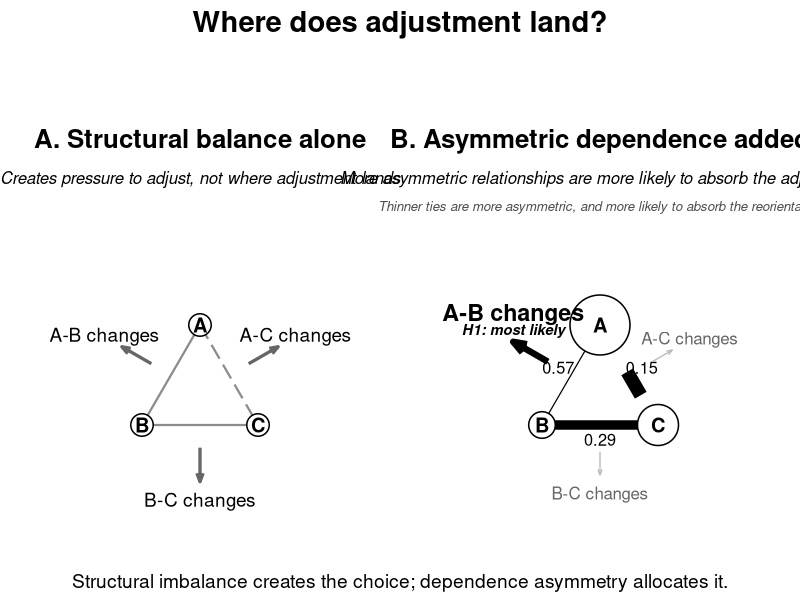
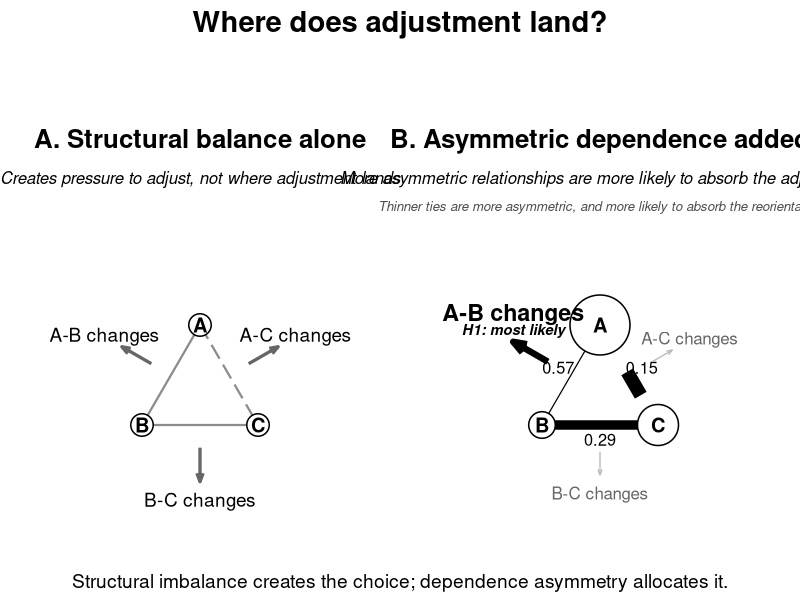

Write R code to recreate these figures, in order.
# ------------------------------------------------------------------
# 23: Figure 1 -- conceptual diagram. Two panels share the same observed
#     inconsistent triad (A-B positive, A-C negative, B-C positive).
#
#     Panel A (structural balance alone): uniform nodes, uniform grey
#     edges, three equal arrows to three candidate outcomes. Balance
#     theory supplies the choice set and the pressure to adjust, not a
#     reason to prefer one candidate over another.
#
#     Panel B (asymmetric dependence added) visualizes the MECHANISM,
#     not just the prediction -- the earlier all-arrows version showed
#     H1's conclusion (thicker arrow toward the more asymmetric edge)
#     without showing why asymmetry should matter, which is exactly the
#     causal step Section 3 argues for. Here:
#       - node size = each state's illustrative total trade (A large, C
#         mid-sized, B small): the generative source of the asymmetry.
#       - edge width = schematic RESISTANCE TO REORIENTATION, the
#         inverse of that edge's dependence asymmetry -- a thin edge is
#         *not* a weak or unstable relationship (H2 shows asymmetry can
#         instead protect a relationship from outright termination);
#         it is a relationship with less room, on its more-exposed side,
#         to absorb pressure without its political sign giving way.
#         A-B, spanning large A and small B, is the most asymmetric tie
#         (.57) and is drawn thinnest; A-C, between two closer-sized
#         economies (.15), is drawn thickest.
#       - a single callout arrow marks H1's prediction on the thin,
#         low-resistance A-B edge, rather than three graduated arrows
#         implying a precise probability mapping H1 does not claim.
#     A-B is deliberately a positive (alliance) edge, not the
#     pre-existing negative A-C tie, so the figure does not visually
#     conflate "negative" with "changes."
#
#     Grayscale throughout; all values are illustrative round numbers,
#     not data. Base R graphics only.
# ------------------------------------------------------------------


A <- c(0, 1); B <- c(-0.87, -0.5); C <- c(0.87, -0.5)
nodes <- list(A = A, B = B, C = C)
centroid <- (A + B + C) / 3
sign <- c(AB = 1, AC = -1, BC = 1)
ends <- list(AB = list(A, B), AC = list(A, C), BC = list(B, C))
edge_label <- c(AB = "A-B changes", AC = "A-C changes", BC = "B-C changes")
asym <- c(AB = 0.57, AC = 0.15, BC = 0.29)

plot_base <- function(title, subtitle, legend_lines = NULL) {
  plot(NA, xlim = c(-2.5, 2.5), ylim = c(-1.85, 1.9), axes = FALSE, xlab = "", ylab = "",
       asp = 1, main = "", cex.main = 1.8, font.main = 2)
  mtext(title, side = 3, line = 4.4, cex = 1.55, font = 2)
  mtext(subtitle, side = 3, line = 2.6, cex = 1.0, font = 3)
  if (!is.null(legend_lines)) {
    for (i in seq_along(legend_lines)) {
      mtext(legend_lines[i], side = 3, line = 2.6 - 1.35 * i, cex = 0.8, font = 3, col = "grey30")
    }
  }
}

draw_nodes <- function(node_cex) {
  for (nm in names(nodes)) {
    p <- nodes[[nm]]
    points(p[1], p[2], pch = 21, bg = "white", col = "black", cex = node_cex[[nm]], lwd = 1.5)
    text(p[1], p[2], nm, cex = 1.2, font = 2)
  }
}

# ---- Panel A: structural balance alone ----
draw_panel_a <- function() {
  plot_base("A. Structural balance alone",
            "Creates pressure to adjust, not where adjustment lands")
  for (tn in names(sign)) {
    p1 <- ends[[tn]][[1]]; p2 <- ends[[tn]][[2]]
    lty <- if (sign[[tn]] > 0) 1 else 5
    lines(c(p1[1], p2[1]), c(p1[2], p2[2]), col = "grey55", lty = lty, lwd = 2.2, lend = 1)
  }
  draw_nodes(setNames(rep(3.0, 3), names(nodes)))
  for (tn in names(sign)) {
    p1 <- ends[[tn]][[1]]; p2 <- ends[[tn]][[2]]
    mid <- (p1 + p2) / 2
    dir <- (mid - centroid); dir <- dir / sqrt(sum(dir^2))
    arrows(mid[1] + dir[1]*0.34, mid[2] + dir[2]*0.34, mid[1] + dir[1]*0.85, mid[2] + dir[2]*0.85,
           lwd = 3.2, length = 0.09, angle = 20, col = "grey40", lend = 1)
    lab_pos <- mid + dir * 1.15
    text(lab_pos[1], lab_pos[2], edge_label[[tn]], cex = 1.14)
  }
}

# ---- Panel B: asymmetric dependence -- node size generates edge resistance,
#      which in turn structures arrow weight (relative likelihood) ----
draw_panel_b <- function() {
  plot_base("B. Asymmetric dependence added",
            "More asymmetric relationships are more likely to absorb the adjustment",
            legend_lines = c("Thinner ties are more asymmetric, and more likely to absorb the reorientation"))

  node_total <- c(A = 100, B = 8, C = 35)
  node_cex <- setNames(1.8 + 6.2 * sqrt(node_total / max(node_total)), names(node_total))

  # R's built-in dashed lty (5) uses a short dash/gap pattern that scales
  # with lwd, so a thick dashed line looks nearly solid. A custom, much
  # longer dash pattern ("8686": long dash, long gap) stays clearly dashed
  # at any line weight, so one line per edge can carry both sign and
  # resistance -- no separate halo layer needed.
  max_asym <- max(asym)
  edge_lwd <- c()
  for (tn in names(sign)) {
    p1 <- ends[[tn]][[1]]; p2 <- ends[[tn]][[2]]
    lty <- if (sign[[tn]] > 0) "solid" else "22"
    resistance <- (max_asym - asym[[tn]]) / max_asym   # 0 = A-B (thinnest), 1 = most resistant
    lwd <- 1.2 + 16 * resistance
    edge_lwd[tn] <- lwd
    lines(c(p1[1], p2[1]), c(p1[2], p2[2]), col = "black", lty = lty, lwd = lwd, lend = 1)
  }
  draw_nodes(node_cex)

  # arrows: dark/thick toward the low-resistance A-B edge (H1's prediction),
  # faint/thin toward the other two -- a two-tier contrast, not a precise
  # probability mapping across all three, since H1 claims a disproportionate
  # concentration, not a specific probability ratio.
  is_favored <- names(sign) == "AB"
  for (tn in names(sign)) {
    p1 <- ends[[tn]][[1]]; p2 <- ends[[tn]][[2]]
    mid <- (p1 + p2) / 2
    dir <- (mid - centroid); dir <- dir / sqrt(sum(dir^2))
    favored <- tn == "AB"
    # value label offset is the same fixed distance for all three edges
    # (just enough to clear the thickest edge, A-C), so the numbers sit
    # close to the edge and at a consistent distance across all three
    val_pos <- mid + dir * 0.22
    text(val_pos[1], val_pos[2], sprintf("%.2f", asym[[tn]]), cex = 0.98)
    # arrow starts close to the edge itself (just past the value label)
    # rather than floating well out toward the label
    start <- mid + dir * 0.40
    if (favored) {
      # arrow travels straight along the edge's own radial direction; the
      # "H1: most likely" / "A-B changes" block sits stacked and centered
      # directly above the arrow's tip, so the arrow points at the middle
      # of the block from below
      tip <- mid + dir * 1.0
      tag_pos <- tip + c(0, 0.16)
      lab_pos <- tag_pos + c(0, 0.24)
      arrows(start[1], start[2], tip[1], tip[2], lwd = 6.2, length = 0.14, angle = 20, col = "black", lend = 1)
      text(lab_pos[1], lab_pos[2], edge_label[[tn]], cex = 1.4, font = 2, col = "black")
      text(tag_pos[1], tag_pos[2], "H1: most likely", cex = 0.88, font = 4, col = "black")
    } else {
      lab_pos <- mid + dir * 1.05
      tip <- mid + dir * 0.75
      arrows(start[1], start[2], tip[1], tip[2], lwd = 1.3, length = 0.06, angle = 20, col = "grey72", lend = 1)
      text(lab_pos[1], lab_pos[2], edge_label[[tn]], cex = 1.02, font = 1, col = "grey40")
    }
  }
}

render_panels <- function() {
  layout(matrix(1:2, nrow = 1))
  par(mar = c(1, 1, 8.5, 1), oma = c(2, 0, 3.5, 0))
  draw_panel_a()
  draw_panel_b()
  mtext("Where does adjustment land?", side = 3, outer = TRUE, cex = 1.75, font = 2, line = 1.7)
  mtext("Structural imbalance creates the choice; dependence asymmetry allocates it.",
        side = 1, outer = TRUE, cex = 1.15, line = 0.6)
}

png("results/fig1_triad_diagram.png", width = 3000, height = 1700, res = 220)
render_panels()
dev.off()

pdf("results/fig1_triad_diagram.pdf", width = 13.6, height = 7.7)
render_panels()
dev.off()

cat("23_figure1_triad_diagram.R complete. Saved results/fig1_triad_diagram.png and .pdf\n")
